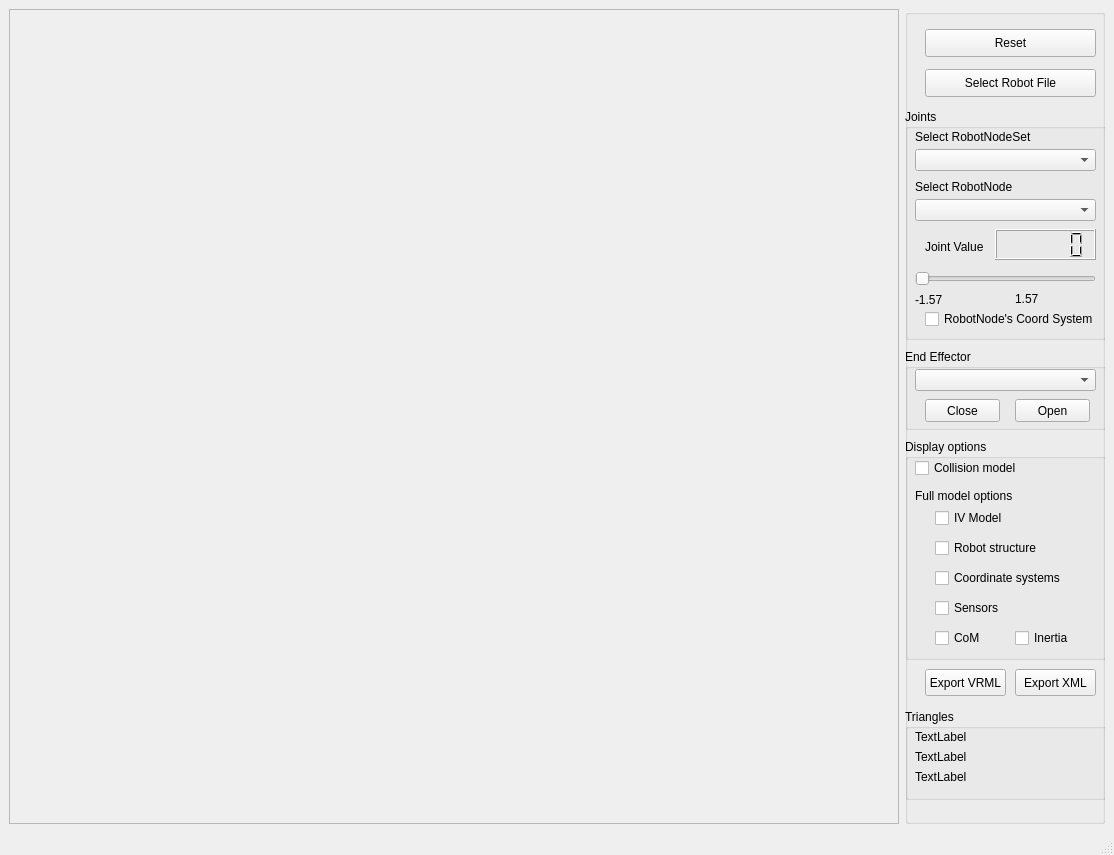
<?xml version="1.0" encoding="UTF-8"?>
<ui version="4.0">
 <class>MainWindowShowRobot</class>
 <widget class="QMainWindow" name="MainWindowShowRobot">
  <property name="geometry">
   <rect>
    <x>0</x>
    <y>0</y>
    <width>1114</width>
    <height>855</height>
   </rect>
  </property>
  <property name="windowTitle">
   <string>Simox - VirtualRobot - Show Robot</string>
  </property>
  <widget class="QWidget" name="centralwidget">
   <layout class="QGridLayout" name="gridLayout">
    <item row="0" column="0">
     <widget class="QFrame" name="frameViewer">
      <property name="frameShape">
       <enum>QFrame::StyledPanel</enum>
      </property>
      <property name="frameShadow">
       <enum>QFrame::Raised</enum>
      </property>
     </widget>
    </item>
    <item row="0" column="1">
     <widget class="QGroupBox" name="groupBox">
      <property name="maximumSize">
       <size>
        <width>200</width>
        <height>16777215</height>
       </size>
      </property>
      <property name="title">
       <string/>
      </property>
      <widget class="QPushButton" name="pushButtonReset">
       <property name="geometry">
        <rect>
         <x>20</x>
         <y>20</y>
         <width>171</width>
         <height>28</height>
        </rect>
       </property>
       <property name="text">
        <string>Reset</string>
       </property>
      </widget>
      <widget class="QGroupBox" name="groupBox_2">
       <property name="geometry">
        <rect>
         <x>0</x>
         <y>430</y>
         <width>201</width>
         <height>221</height>
        </rect>
       </property>
       <property name="title">
        <string>Display options</string>
       </property>
       <widget class="QCheckBox" name="checkBoxColModel">
        <property name="geometry">
         <rect>
          <x>10</x>
          <y>19</y>
          <width>131</width>
          <height>20</height>
         </rect>
        </property>
        <property name="text">
         <string>Collision model</string>
        </property>
       </widget>
       <widget class="QCheckBox" name="checkBoxStructure">
        <property name="geometry">
         <rect>
          <x>30</x>
          <y>99</y>
          <width>131</width>
          <height>20</height>
         </rect>
        </property>
        <property name="text">
         <string>Robot structure</string>
        </property>
       </widget>
       <widget class="QCheckBox" name="checkBoxRobotCoordSystems">
        <property name="geometry">
         <rect>
          <x>30</x>
          <y>129</y>
          <width>131</width>
          <height>20</height>
         </rect>
        </property>
        <property name="text">
         <string>Coordinate systems</string>
        </property>
       </widget>
       <widget class="QCheckBox" name="checkBoxFullModel">
        <property name="geometry">
         <rect>
          <x>30</x>
          <y>69</y>
          <width>131</width>
          <height>20</height>
         </rect>
        </property>
        <property name="text">
         <string>IV Model</string>
        </property>
       </widget>
       <widget class="QLabel" name="label">
        <property name="geometry">
         <rect>
          <x>10</x>
          <y>49</y>
          <width>131</width>
          <height>16</height>
         </rect>
        </property>
        <property name="text">
         <string>Full model options</string>
        </property>
       </widget>
       <widget class="QCheckBox" name="checkBoxPhysicsCoM">
        <property name="geometry">
         <rect>
          <x>30</x>
          <y>189</y>
          <width>71</width>
          <height>20</height>
         </rect>
        </property>
        <property name="text">
         <string>CoM</string>
        </property>
       </widget>
       <widget class="QCheckBox" name="checkBoxPhysicsInertia">
        <property name="geometry">
         <rect>
          <x>110</x>
          <y>189</y>
          <width>81</width>
          <height>20</height>
         </rect>
        </property>
        <property name="text">
         <string>Inertia</string>
        </property>
       </widget>
       <widget class="QCheckBox" name="checkBoxRobotSensors">
        <property name="geometry">
         <rect>
          <x>30</x>
          <y>159</y>
          <width>131</width>
          <height>20</height>
         </rect>
        </property>
        <property name="text">
         <string>Sensors</string>
        </property>
       </widget>
      </widget>
      <widget class="QPushButton" name="pushButtonLoad">
       <property name="geometry">
        <rect>
         <x>20</x>
         <y>60</y>
         <width>171</width>
         <height>28</height>
        </rect>
       </property>
       <property name="text">
        <string>Select Robot File</string>
       </property>
      </widget>
      <widget class="QGroupBox" name="groupBox_3">
       <property name="geometry">
        <rect>
         <x>0</x>
         <y>100</y>
         <width>201</width>
         <height>231</height>
        </rect>
       </property>
       <property name="title">
        <string>Joints</string>
       </property>
       <property name="flat">
        <bool>false</bool>
       </property>
       <property name="checkable">
        <bool>false</bool>
       </property>
       <widget class="QLabel" name="label_2">
        <property name="geometry">
         <rect>
          <x>20</x>
          <y>130</y>
          <width>81</width>
          <height>16</height>
         </rect>
        </property>
        <property name="text">
         <string>Joint Value</string>
        </property>
       </widget>
       <widget class="QLCDNumber" name="lcdNumberJointValue">
        <property name="geometry">
         <rect>
          <x>90</x>
          <y>120</y>
          <width>101</width>
          <height>31</height>
         </rect>
        </property>
        <property name="smallDecimalPoint">
         <bool>true</bool>
        </property>
        <property name="digitCount">
         <number>5</number>
        </property>
        <property name="value" stdset="0">
         <double>0.000000000000000</double>
        </property>
       </widget>
       <widget class="QSlider" name="horizontalSliderPos">
        <property name="geometry">
         <rect>
          <x>10</x>
          <y>160</y>
          <width>181</width>
          <height>20</height>
         </rect>
        </property>
        <property name="maximum">
         <number>1000</number>
        </property>
        <property name="pageStep">
         <number>50</number>
        </property>
        <property name="orientation">
         <enum>Qt::Horizontal</enum>
        </property>
       </widget>
       <widget class="QLabel" name="labelMinPos">
        <property name="geometry">
         <rect>
          <x>10</x>
          <y>180</y>
          <width>91</width>
          <height>21</height>
         </rect>
        </property>
        <property name="text">
         <string>-1.57</string>
        </property>
       </widget>
       <widget class="QLabel" name="labelMaxPos">
        <property name="geometry">
         <rect>
          <x>110</x>
          <y>180</y>
          <width>81</width>
          <height>20</height>
         </rect>
        </property>
        <property name="layoutDirection">
         <enum>Qt::RightToLeft</enum>
        </property>
        <property name="text">
         <string>1.57</string>
        </property>
       </widget>
       <widget class="QComboBox" name="comboBoxJoint">
        <property name="geometry">
         <rect>
          <x>10</x>
          <y>90</y>
          <width>181</width>
          <height>22</height>
         </rect>
        </property>
       </widget>
       <widget class="QCheckBox" name="checkBoxShowCoordSystem">
        <property name="geometry">
         <rect>
          <x>20</x>
          <y>200</y>
          <width>171</width>
          <height>20</height>
         </rect>
        </property>
        <property name="text">
         <string>RobotNode's Coord System</string>
        </property>
       </widget>
       <widget class="QComboBox" name="comboBoxRobotNodeSet">
        <property name="geometry">
         <rect>
          <x>10</x>
          <y>40</y>
          <width>181</width>
          <height>22</height>
         </rect>
        </property>
       </widget>
       <widget class="QLabel" name="label_3">
        <property name="geometry">
         <rect>
          <x>10</x>
          <y>20</y>
          <width>131</width>
          <height>16</height>
         </rect>
        </property>
        <property name="text">
         <string>Select RobotNodeSet</string>
        </property>
       </widget>
       <widget class="QLabel" name="label_4">
        <property name="geometry">
         <rect>
          <x>10</x>
          <y>70</y>
          <width>131</width>
          <height>16</height>
         </rect>
        </property>
        <property name="text">
         <string>Select RobotNode</string>
        </property>
       </widget>
      </widget>
      <widget class="QGroupBox" name="groupBox_4">
       <property name="geometry">
        <rect>
         <x>0</x>
         <y>340</y>
         <width>201</width>
         <height>81</height>
        </rect>
       </property>
       <property name="title">
        <string>End Effector</string>
       </property>
       <widget class="QComboBox" name="comboBoxEndEffector">
        <property name="geometry">
         <rect>
          <x>10</x>
          <y>20</y>
          <width>181</width>
          <height>22</height>
         </rect>
        </property>
       </widget>
       <widget class="QPushButton" name="pushButtonClose">
        <property name="geometry">
         <rect>
          <x>20</x>
          <y>50</y>
          <width>75</width>
          <height>23</height>
         </rect>
        </property>
        <property name="text">
         <string>Close</string>
        </property>
       </widget>
       <widget class="QPushButton" name="pushButtonOpen">
        <property name="geometry">
         <rect>
          <x>110</x>
          <y>50</y>
          <width>75</width>
          <height>23</height>
         </rect>
        </property>
        <property name="text">
         <string>Open</string>
        </property>
       </widget>
      </widget>
      <widget class="QGroupBox" name="groupBox_5">
       <property name="geometry">
        <rect>
         <x>0</x>
         <y>700</y>
         <width>201</width>
         <height>91</height>
        </rect>
       </property>
       <property name="title">
        <string>Triangles</string>
       </property>
       <widget class="QLabel" name="labelInfo1">
        <property name="geometry">
         <rect>
          <x>10</x>
          <y>20</y>
          <width>181</width>
          <height>16</height>
         </rect>
        </property>
        <property name="text">
         <string>TextLabel</string>
        </property>
       </widget>
       <widget class="QLabel" name="labelInfo2">
        <property name="geometry">
         <rect>
          <x>10</x>
          <y>40</y>
          <width>191</width>
          <height>16</height>
         </rect>
        </property>
        <property name="text">
         <string>TextLabel</string>
        </property>
       </widget>
       <widget class="QLabel" name="labelInfo3">
        <property name="geometry">
         <rect>
          <x>10</x>
          <y>60</y>
          <width>191</width>
          <height>16</height>
         </rect>
        </property>
        <property name="text">
         <string>TextLabel</string>
        </property>
       </widget>
      </widget>
      <widget class="QPushButton" name="ExportVRML20">
       <property name="geometry">
        <rect>
         <x>20</x>
         <y>660</y>
         <width>81</width>
         <height>27</height>
        </rect>
       </property>
       <property name="toolTip">
        <string>Export to single VRML file</string>
       </property>
       <property name="text">
        <string>Export VRML</string>
       </property>
      </widget>
      <widget class="QPushButton" name="ExportXML">
       <property name="geometry">
        <rect>
         <x>110</x>
         <y>660</y>
         <width>81</width>
         <height>27</height>
        </rect>
       </property>
       <property name="toolTip">
        <string>Export to simox XML format</string>
       </property>
       <property name="text">
        <string>Export XML</string>
       </property>
      </widget>
     </widget>
    </item>
   </layout>
  </widget>
  <widget class="QMenuBar" name="menubar">
   <property name="geometry">
    <rect>
     <x>0</x>
     <y>0</y>
     <width>1114</width>
     <height>21</height>
    </rect>
   </property>
  </widget>
  <widget class="QStatusBar" name="statusbar"/>
 </widget>
 <resources/>
 <connections/>
</ui>
